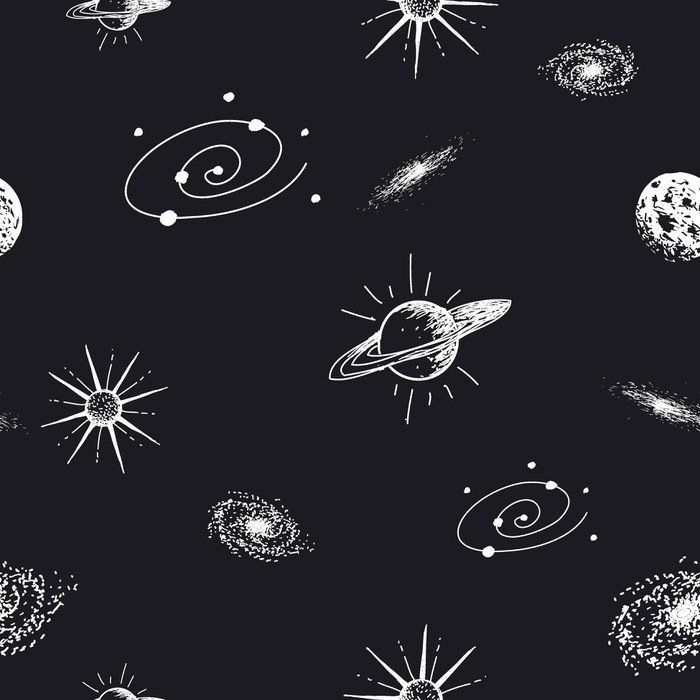
#> input picture homework3/box.jpg, 700 x 700 px
$ jupyter execute Untitled.ipynb
#> lines starting #> are read from the running program, lines starting #| are printed output that depends on the picture
[cell 1]
import numpy as np
import cv2 as cv
import matplotlib.pyplot as plt
img1 = cv.imread('box.jpg',cv.IMREAD_GRAYSCALE)          # queryImage
#> img1: shape (700, 700); min 0, max 255, mean 39.3
img2 = cv.imread('box-copy.jpg',cv.IMREAD_GRAYSCALE) # trainImage
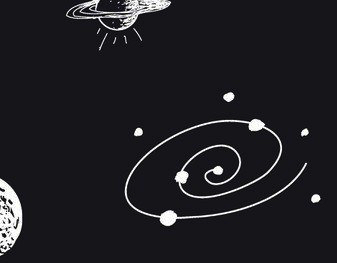
#> input picture homework3/box-copy.jpg, 337 x 263 px
#> img2: shape (263, 337); min 0, max 255, mean 31.8
# Initiate ORB detector
orb = cv.ORB_create()
# find the keypoints and descriptors with ORB
kp1, des1 = orb.detectAndCompute(img1,None)
#> kp1 = 500 keypoints; strongest (x, y, size): (637, 601, 31), (376, 344, 31), (652, 639, 31), (626, 639, 31)
kp2, des2 = orb.detectAndCompute(img2,None)
#> kp2 = 443 keypoints; strongest (x, y, size): (246, 124, 31), (157, 218, 31), (183, 168, 31), (182, 184, 31)

[cell 2]
# create BFMatcher object
bf = cv.BFMatcher(cv.NORM_HAMMING, crossCheck=True)
# Match descriptors.
matches = bf.match(des1,des2)
#> matches = 95 matches
# Sort them in the order of their distance.
matches = sorted(matches, key = lambda x:x.distance)
# Draw first 10 matches.
img3 = cv.drawMatches(img1,kp1,img2,kp2,matches[:10],None,flags=cv.DrawMatchesFlags_NOT_DRAW_SINGLE_POINTS)
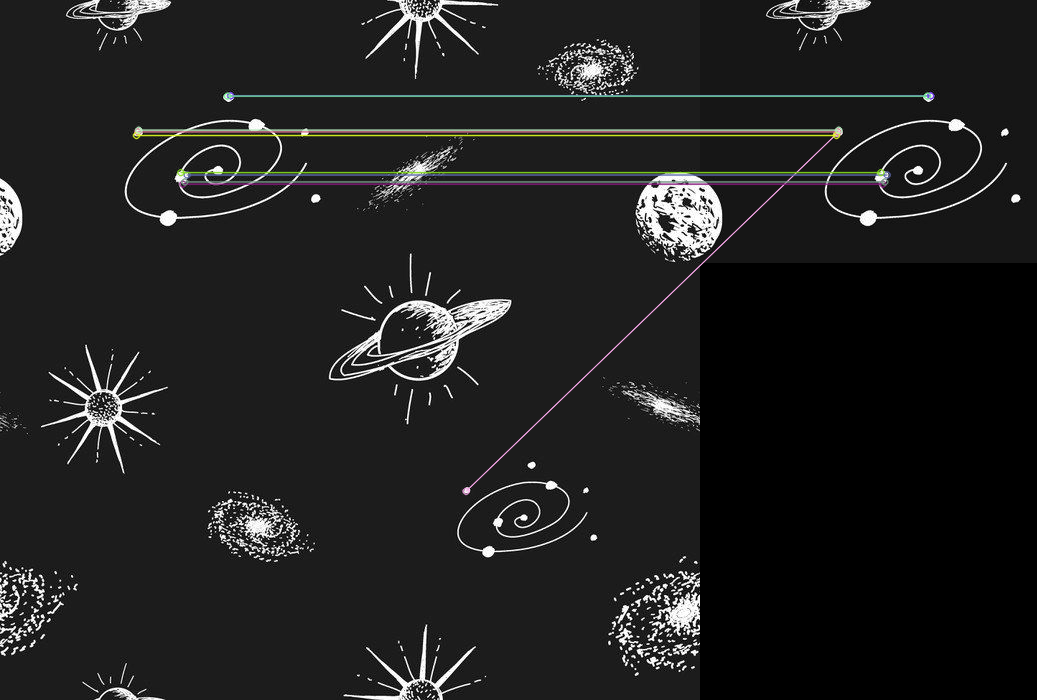
#> img3: shape (700, 1037, 3); mean of channels 0, 1, 2 31.5, 31.8, 31.7; drawn as B, G, R
plt.imshow(img3),plt.show()
